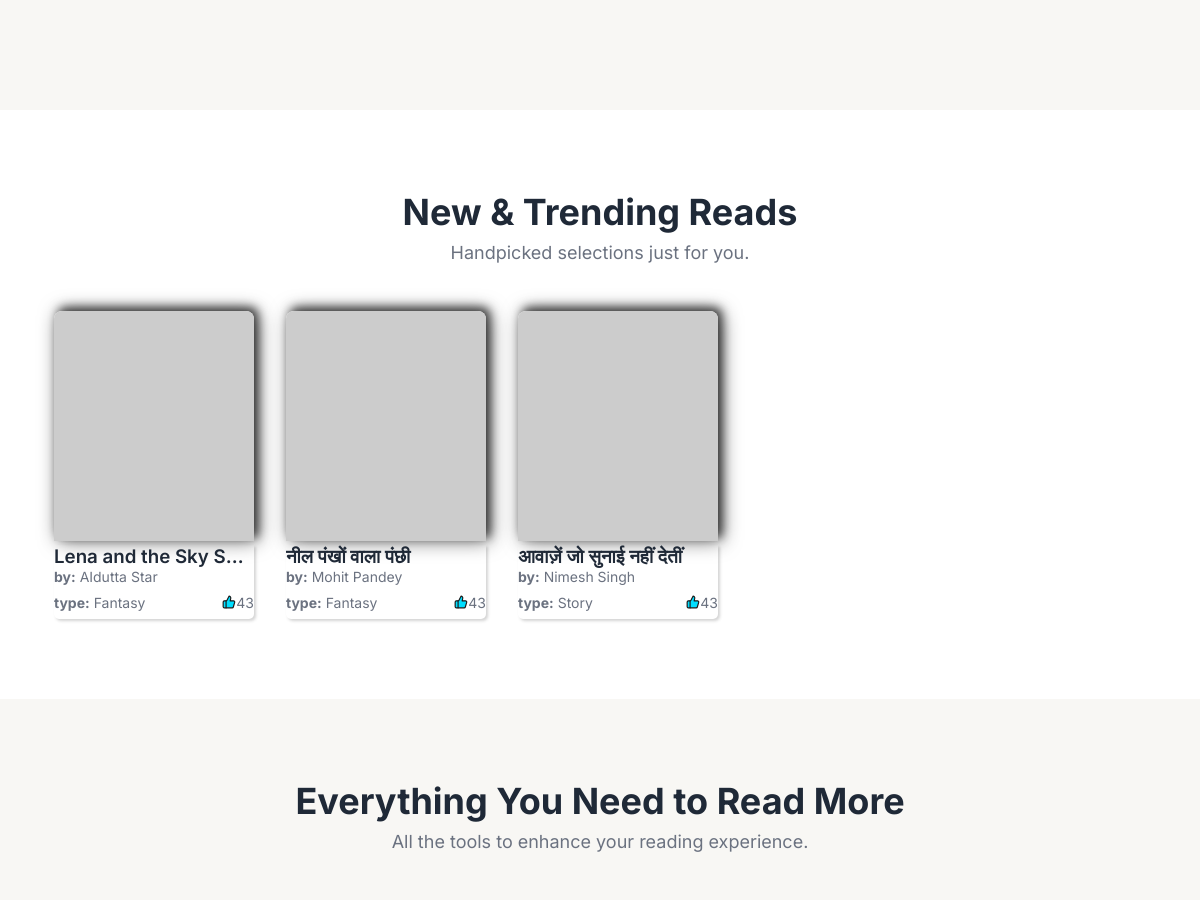
The app's page / (middle part), older data.
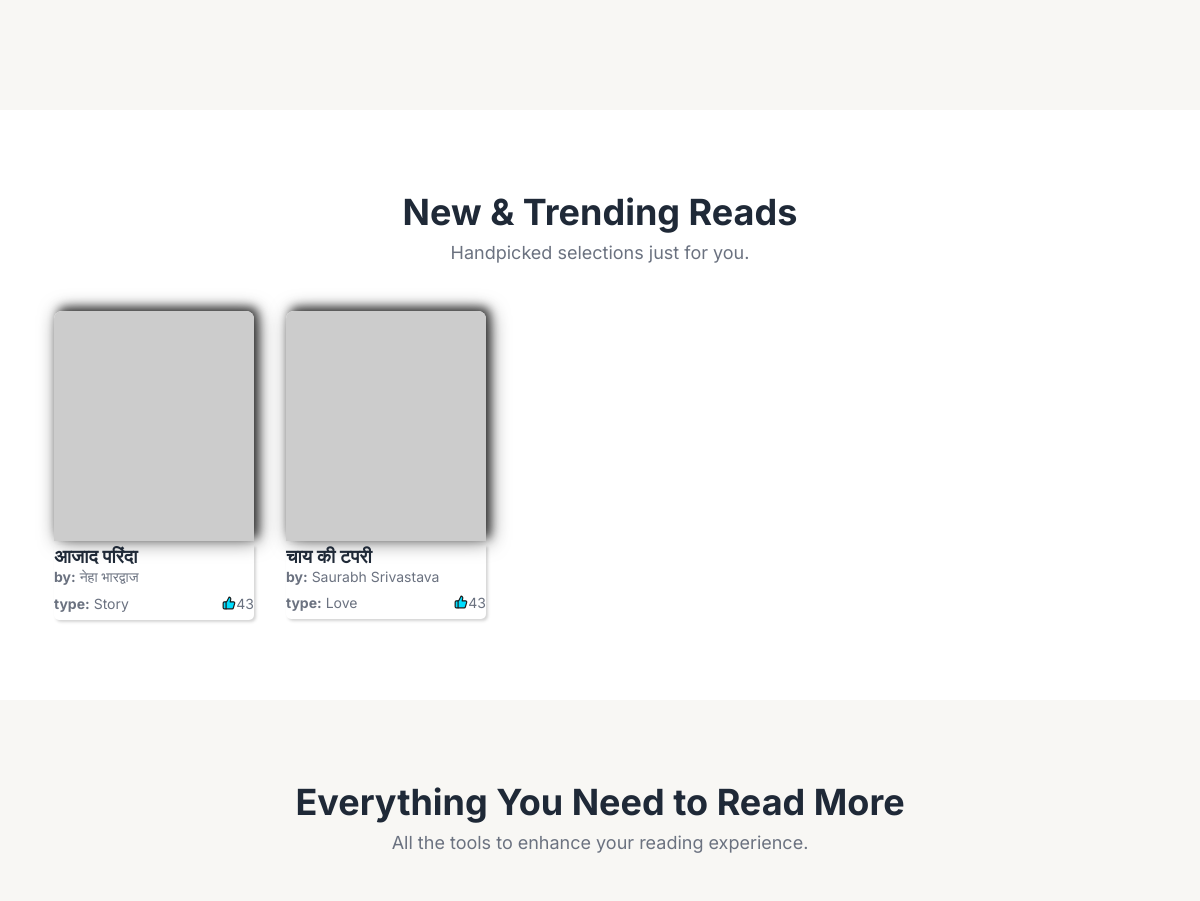
The same page, newer data.
### books/models.py (models this page shows, shortened)
class Book(models.Model):
    title = models.CharField(max_length=200, unique=True)
    slug = models.SlugField(unique=True)
    author = models.CharField(max_length=100)
    genre = models.ForeignKey(Genre, on_delete=models.SET_NULL, null=True, related_name='books')
    price = models.DecimalField(max_digits=6, decimal_places=2,blank=True, null=True)
    isbn = models.CharField(max_length=20, blank=True, null=True)
    cover_front = models.ImageField(upload_to=book_media_upload_path)
    pdf_file = models.FileField(upload_to=book_media_upload_path, blank=True, null=True)
    is_published = models.BooleanField(default=True)
    uploaded_at = models.DateTimeField(auto_now_add=True)
    updated_at = models.DateTimeField(auto_now=True)
    audio_file = models.FileField(upload_to='sounds/',null=True, blank=True)
    class Meta:
        ordering = ['-uploaded_at']
        indexes = [
            models.Index(fields=['slug']),
            models.Index(fields=['title']),
        ]

class Genre(models.Model):
    category = models.ForeignKey(Category, on_delete=models.SET_NULL, null=True, related_name='genres')
    name = models.CharField(max_length=100)
    slug = models.SlugField(unique=True)
    lucidicon = models.CharField(max_length=100, blank=True, null=True)
    class Meta:
        ordering = ['name']
        unique_together = ('category', 'name')
    def __str__(self):
        return self.name

### home/views.py (the view)
# urls.py: path('', include('home.urls')),
def home(request):
    category = Genre.objects.all()
    books = Book.objects.select_related('genre').all()
    return render(request, 'home.html', {
        'books': books,
        'category': category
    })

### home/templates/home.html (shortened to what this page needs)
{% extends 'base.html' %}
{% load static %}
{% block body %}
  <main>
    <section>
    </section>
    <section class="bg-white">
      <div class="container">
        <div class="section-header">
          <h2>New & Trending Reads</h2>
          <p>Handpicked selections just for you.</p>
        </div>
        <div class="books-grid">
          {% for book in books %}
            {% if book.is_published %}
              <div class="book-item">
                <a href="{% url 'book' book.slug %}">
                  <img src="{{ book.cover_front.url }}" alt="Book Cover 1" onerror="this.onerror=null;this.src='https://placehold.co/400x600/cccccc/ffffff?text=Image+Failed';" />
                  <div style="box-shadow: 2px 2px 3px #3a3a3a38;border-radius: 0px 0px 5px 5px;">
                    <h3 class="truncate">{{ book.title }}</h3>
                    <p class="truncate">
                      <span style="font-weight: 700;">by:</span> {{ book.author }}
                    </p>
                    <div style="padding: 5px 0px; display: flex;justify-content: space-between;align-items: center;">
                      <p class="truncate">
                        <span style="font-weight: 700;">type:</span> {{ book.genre }}
                      </p>
                      <div style="display: flex;justify-content: center;align-items: center;">
                        <i style="width: 14px;fill: #00deff;" data-lucide="thumbs-up"></i>
                        <p>43</p>
                      </div>
                    </div>
                  </div>
                </a>
              </div>
            {% endif %}
          {% endfor %}
        </div>
      </div>
    </section>
    <section>
      <div class="container">
        <div class="section-header">
          <h2>Everything You Need to Read More</h2>
          <p>All the tools to enhance your reading experience.</p>
        </div>
      </div>
    </section>
  </main>
{% endblock %}

Row changes from the older to the newer data that the page shows:
removed Book: is_published True (drawn), title "Lena and the Sky S…", author "AIdutta Star", genre "Fantasy"
removed Book: is_published True (drawn), title "नील पंखों वाला पंछी", author "Mohit Pandey", genre "Fantasy"
removed Book: is_published True (drawn), title "आवाज़ें जो सुनाई नहीं देतीं", author "Nimesh Singh", genre "Story"
added Book: is_published True (drawn), title "आजाद परिंदा", author "नेहा भारद्वाज", genre "Story"
added Book: is_published True (drawn), title "चाय की टपरी", author "Saurabh Srivastava", genre "Love"
